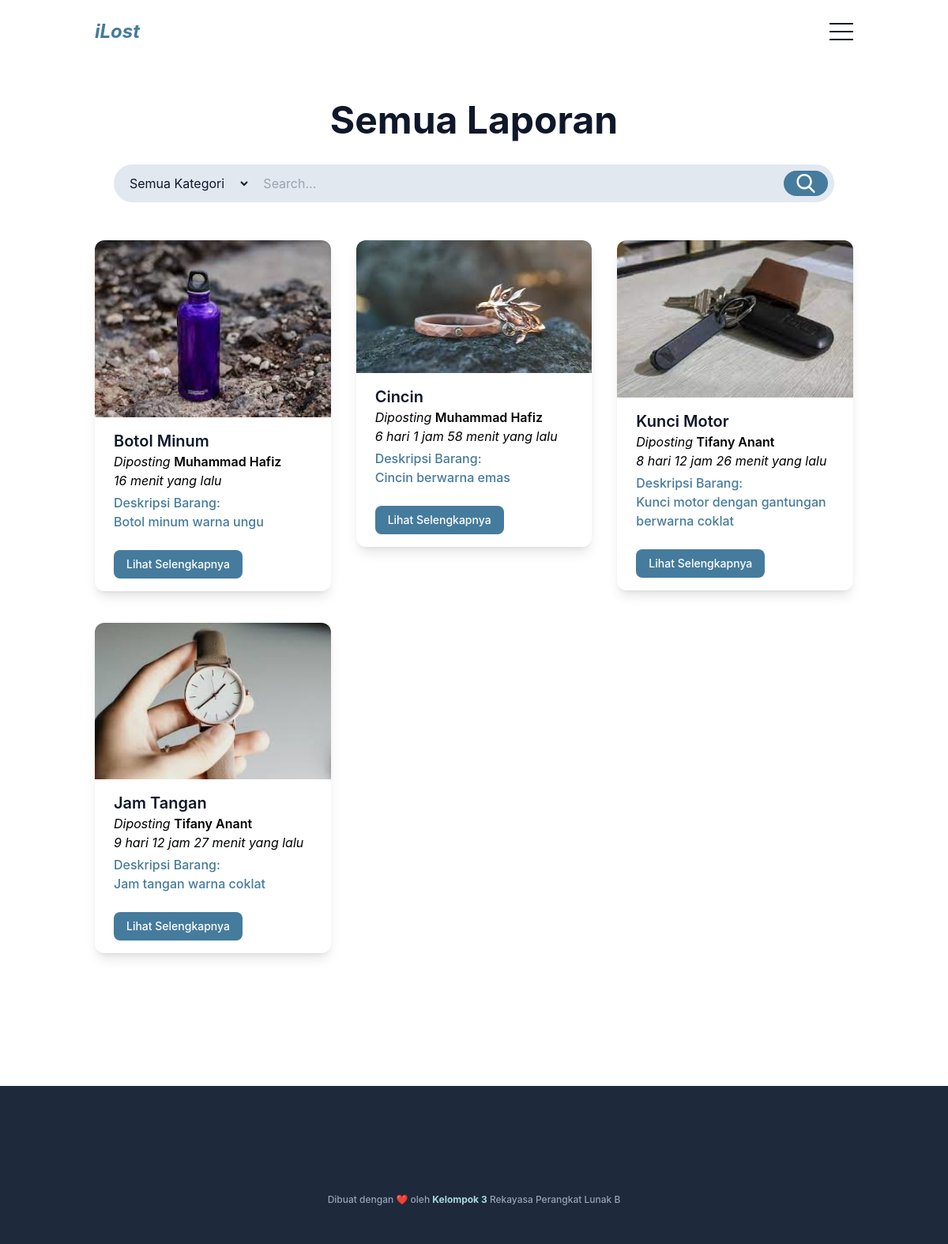
/user/seluruh-laporan.php (signed in), run on the app's committed database.
### tables this page shows
CREATE TABLE `laporan` (
  `id` int(11) NOT NULL,
  `email` varchar(40) NOT NULL,
  `kategori_laporan` varchar(20) NOT NULL,
  `nama_barang` varchar(50) DEFAULT NULL,
  `deskripsi` varchar(255) NOT NULL,
  `kategori_barang` varchar(30) DEFAULT NULL,
  `tanggal_ditemukan` date NOT NULL,
  `lokasi` varchar(255) NOT NULL,
  `gambar_barang` varchar(255) NOT NULL,
  `waktu_dibuat` datetime NOT NULL
);

CREATE TABLE `user` (
  `email` varchar(40) NOT NULL,
  `username` varchar(40) DEFAULT NULL,
  `nama` varchar(45) DEFAULT NULL,
  `kelamin` char(1) DEFAULT NULL,
  `password` varchar(255) NOT NULL,
  `gambar` varchar(255) NOT NULL,
  `kontak` varchar(15) DEFAULT NULL
);

### query/functions.php (called while the page is built, shortened)
<?php
$server = "localhost";
$username = "root";
$password = "";
$database = "ilost";
$conn = mysqli_connect($server,$username,$password,$database);
function query($query) {
    global $conn;
    $result = mysqli_query($conn, $query);
    $rows = [];
    while( $row = mysqli_fetch_assoc(($result))) {
        $rows[] = $row;
    }
    return $rows;
}
?>

### query/search.php (called while the page is built)
<?php $i = 1;
if (empty($katakunci) && empty($kategori)) {
    $laporan = query("SELECT * FROM laporan
    INNER JOIN user ON laporan.email=user.email
    ORDER BY waktu_dibuat DESC");
} elseif (empty($katakunci)) {
    $laporan = query("SELECT * FROM laporan
    INNER JOIN user ON laporan.email=user.email
    WHERE kategori_barang = '$kategori'
    ORDER BY waktu_dibuat DESC");
} elseif (empty($kategori)) {
    $laporan = query("SELECT * FROM laporan
    INNER JOIN user ON laporan.email=user.email
    WHERE nama_barang LIKE '%$katakunci%' OR deskripsi LIKE '%$katakunci%'
    ORDER BY waktu_dibuat DESC");
} else {
    $laporan = query("SELECT * FROM laporan
    INNER JOIN user ON laporan.email=user.email
    WHERE kategori_barang = '$kategori' AND (nama_barang LIKE '%$katakunci%' OR deskripsi LIKE '%$katakunci%')
    ORDER BY waktu_dibuat DESC");
}
?>

### user/seluruh-laporan.php (the view, shortened to what this page needs)
<?php
include "../query/functions.php";
$kategori="";
$katakunci="";
?>
<!DOCTYPE html>
<html lang="en" class="scroll-smooth">
<head>
    <link href="../dist/output.css" rel="stylesheet" />
</head>
<body>
    <?php include "../template/navbar-user.php"; ?>
    <section id="laporan" class="bg-white py-32 dark:bg-slate-800">
        <div class="container">
            <div class="w-full px-4">
                <div class="mx-auto max-w-xl text-center">
                    <h2 class="mb-8 text-3xl font-bold text-dark dark:text-white sm:text-4xl lg:text-5xl">Semua
                        Laporan</h2>
                </div>
            </div>
            <?php include "../template/search.php"; ?>
            <div class="flex flex-wrap">
                <?php include "../query/search.php";
                if (empty($laporan)) { ?>
                <div class="container h-screen">
                    <h1 class="flex justify-center mt-8 text-xl dark:text-secondary lg:text-2xl">Laporan Tidak
                        Ditemukan</h1>
                </div>
                <?php } else { foreach( $laporan as $row) : ?>
                <div class="px-4 md:w-1/2 lg:w-1/3 xl:w-1/4">
                    <div class="mb-10 overflow-hidden rounded-xl bg-white shadow-lg dark:bg-dark">
                        <div class="group">
                            <img src="../dist/img/laporan/<?= $row["gambar_barang"]; ?>" alt="gambar<?= $i; ?>"
                                class="w-full group-hover:scale-125 transition-all duration-500" />
                        </div>
                        <div class="py-4 px-6">
                            <h3>
                                <p
                                    class="block truncate text-xl font-semibold text-dark hover:text-primary dark:text-white">
                                    <?= $row["nama_barang"]; ?></p>
                                <p class="italic mb-1 dark:text-white">Diposting
                                    <span style="font-style: normal; font-weight:600"><?= $row["nama"]; ?> </span>
                                    <?php include "../template/waktu-postingan.php"; ?>
                                </p>
                            </h3>
                            <p class="mb-6 text-base font-medium text-primary dark:text-secondary">Deskripsi Barang:
                                <?= $row["deskripsi"]; ?></p>
                            <div class="space-y-2">
                                <button type="button"
                                    class="rounded-lg bg-primary py-2 px-4 text-sm font-medium text-white hover:opacity-80"
                                    data-te-toggle="modal"
                                    data-te-target="#exampleModalCenteredScrollable<?= $row["id"]; ?>"
                                    data-te-ripple-init data-te-ripple-color="light">
                                    Lihat Selengkapnya
                                </button>
                            </div>
                                                    <?php include "../template/waktu-postingan.php"; ?>
                        </div>
                    </div>
                </div>
                <?php $i++; ?>
                <?php endforeach; } ?>
            </div>
        </div>
    </section>
    <?php include "../template/footer.php"; ?>
</body>
</html>

### template/waktu-postingan.php
<?php
$awal  = date_create($row["waktu_dibuat"]);
$akhir = date_create();
$diff  = date_diff($akhir, $awal);
if ($diff->y > 0) {
echo $diff->y . " tahun";
if ($diff->m > 0) {
echo " " . $diff->m . " bulan";
}
if ($diff->d > 0) {
echo " " . $diff->d . " hari";
}
if ($diff->h > 0) {
echo " " . $diff->h . " jam";
}
if ($diff->i > 0) {
echo " " . $diff->i . " menit";
}
echo " yang lalu";
} elseif ($diff->days >= 30 && $diff->days % 30 == 0) {
$bulan_lalu = $diff->days / 30;
echo $bulan_lalu . " bulan yang lalu";
} elseif ($diff->days > 1) {
echo $diff->days . " hari";
if ($diff->h > 0) {
echo " " . $diff->h . " jam";
}
if ($diff->i > 0) {
echo " " . $diff->i . " menit";
}
echo " yang lalu";
} elseif ($diff->h > 0) {
echo $diff->h . " jam";
if ($diff->i > 0) {
echo " " . $diff->i . " menit";
}
echo " yang lalu";
} elseif ($diff->i > 0) {
echo $diff->i . " menit yang lalu";
} else {
echo "Baru saja";
}
?>

### data on the page
laporan: gambar_barang (picture), nama_barang "Botol Minum", email.nama "Muhammad Hafiz", waktu_dibuat "16", deskripsi "Botol minum warna ungu"
laporan: gambar_barang (picture), nama_barang "Cincin", email.nama "Muhammad Hafiz", waktu_dibuat "6", waktu_dibuat "1", waktu_dibuat "58", deskripsi "Cincin berwarna emas"
laporan: gambar_barang (picture), nama_barang "Kunci Motor", email.nama "Tifany Anant", waktu_dibuat "8", waktu_dibuat "12", waktu_dibuat "26", deskripsi "Kunci motor dengan gantungan berwarna coklat"
laporan: gambar_barang (picture), nama_barang "Jam Tangan", email.nama "Tifany Anant", waktu_dibuat "9", waktu_dibuat "12", waktu_dibuat "27", deskripsi "Jam tangan warna coklat"
